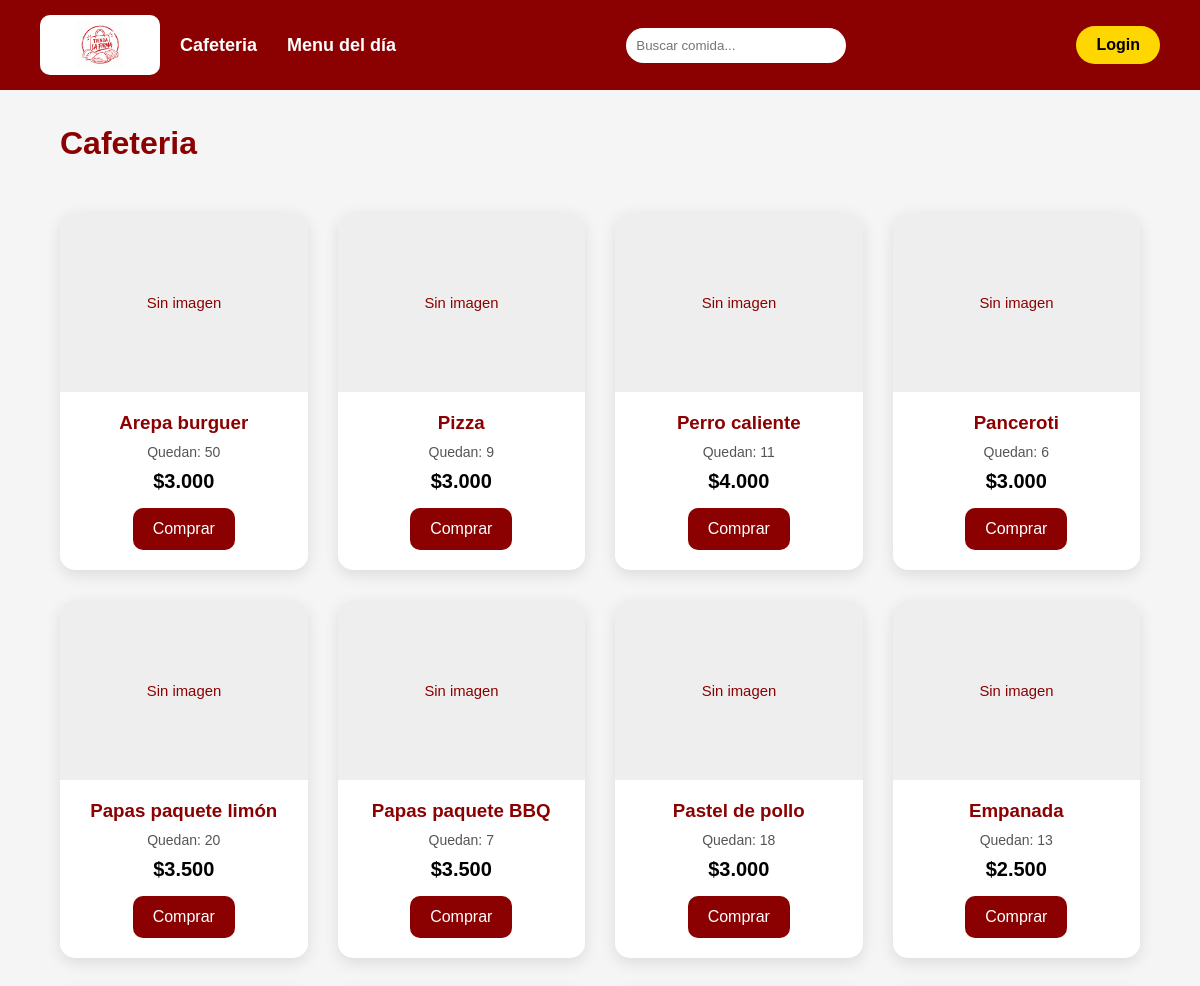
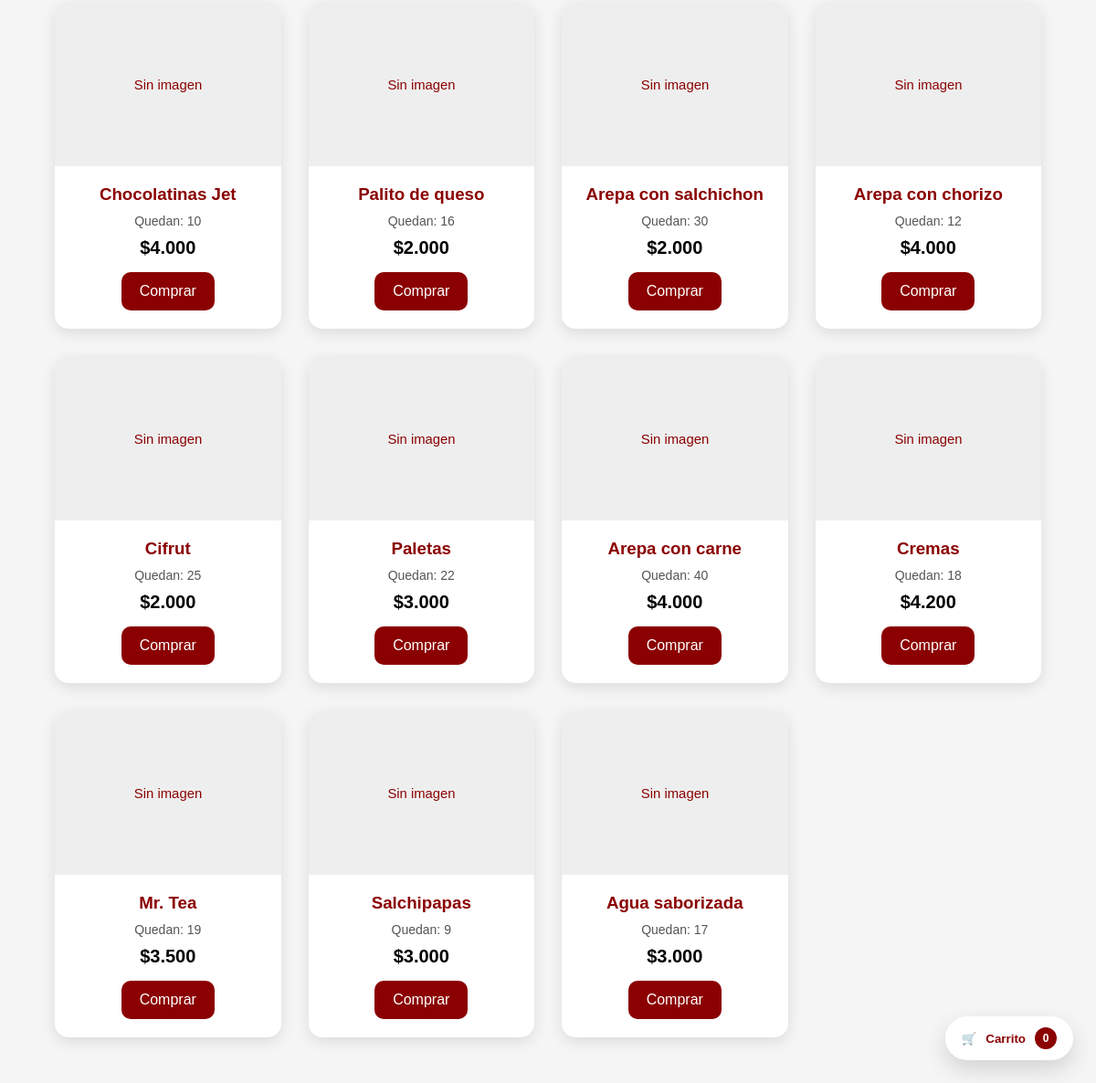
Page /menu.php on the committed database (2 pictures, top to bottom).
### tables this page shows
CREATE TABLE productos (
  Id_Producto int(11) NOT NULL AUTO_INCREMENT,
  Nombre varchar(100) NOT NULL,
  Categoria varchar(100) NOT NULL,
  Precio decimal(10,0) NOT NULL,
  Stock int(10) UNSIGNED NOT NULL DEFAULT 0,
  Imagen varchar(255) DEFAULT NULL,
  Seccion enum('cafeteria','almuerzo') NOT NULL DEFAULT 'cafeteria',
  Dia_Semana enum('Lunes','Martes','Miércoles','Jueves','Viernes') DEFAULT NULL,
  Orden int(11) NOT NULL DEFAULT 0,
  Activo tinyint(1) NOT NULL DEFAULT 1,
  PRIMARY KEY (Id_Producto),
  KEY idx_productos_nombre (Nombre)
);

### auth.php (called while the page is built, shortened)
<?php
require_once __DIR__ . '/../config/db.php';
function usuario_actual(): ?array
{
    return $_SESSION['usuario'] ?? null;
}
function e(?string $texto): string
{
    return htmlspecialchars((string) $texto, ENT_QUOTES, 'UTF-8');
}
function formato_precio($valor): string
{
    return '$' . number_format((float) $valor, 0, ',', '.');
}
function ruta_imagen(?string $archivo): string
{
    return 'img/productos/' . rawurlencode($archivo);
}

### db.php (called while the page is built, shortened)
<?php
function db(): PDO
{
    static $pdo = null;
    if ($pdo === null) {
        try {
            $pdo = new PDO(
                'mysql:host=' . DB_HOST . ';port=' . DB_PORT . ';dbname=' . DB_NAME . ';charset=utf8mb4',
                DB_USER,
                DB_PASS,
                [
                    PDO::ATTR_ERRMODE            => PDO::ERRMODE_EXCEPTION,
                    PDO::ATTR_DEFAULT_FETCH_MODE => PDO::FETCH_ASSOC,
                    PDO::ATTR_EMULATE_PREPARES   => false,
                ]
            );
        } catch (PDOException $e) {
            $mensaje = 'No se pudo conectar a la base de datos. '
                     . 'Asegúrate de que MySQL esté encendido en XAMPP e importa el esquema desde database/tienda_la_firma.sql. '
                     . 'Detalle técnico: ' . $e->getMessage();
            if (defined('API_REQUEST')) {
                throw new RuntimeException($mensaje);
            }
            http_response_code(500);
            die('<p style="font-family:Arial;padding:30px;color:#8B0000">' . htmlspecialchars($mensaje) . '</p>');
        }
    }
    return $pdo;
}

### productos.php (the view, shortened to what this page needs)
<?php
require_once __DIR__ . '/auth.php';
function listar_cafeteria(): array
{
    return db()->query(
        "SELECT " . COLUMNAS_PRODUCTO . "
           FROM productos
          WHERE Seccion = 'cafeteria' AND Activo = 1
          ORDER BY Orden, Id_Producto"
    )->fetchAll();
}
function img_producto(array $p): string
{
    return '<img src="' . e(ruta_imagen($p['imagen'])) . '" alt="' . e($p['nombre']) . '" loading="lazy"'
         . ' onerror="this.onerror=null;this.src=\'img/sin-imagen.svg\'">';
}
function tarjeta_cafeteria(array $p): void
{
    $agotado = (int) $p['stock'] <= 0; ?>
    <div class="product-card"
         data-id="<?= (int) $p['id'] ?>"
         data-name="<?= e($p['nombre']) ?>"
         data-price="<?= (int) $p['precio'] ?>"
         data-stock="<?= (int) $p['stock'] ?>">
        <?= img_producto($p) ?>
        <div class="product-info">
            <h3><?= e($p['nombre']) ?></h3>
            <div class="stock"><?= $agotado ? 'Agotado' : 'Quedan: ' . (int) $p['stock'] ?></div>
            <div class="price"><?= formato_precio($p['precio']) ?></div>
            <?php if ($agotado): ?>
                <span class="buy-btn agotado">Agotado</span>
            <?php else: ?>
                <a href="#buy" class="buy-btn">Comprar</a>
            <?php endif; ?>
        </div>
    </div>
<?php }
    $agotado = (int) $p['stock'] <= 0; ?>

### menu.php (shortened to what this page needs)
<?php
require_once __DIR__ . '/includes/navbar.php';
require_once __DIR__ . '/includes/productos.php';
require_once __DIR__ . '/includes/carrito.php';
$productos = listar_cafeteria();
?>
<!DOCTYPE html>
<html lang="es">
<head>
<link rel="stylesheet" href="css/menu.css">
<link rel="stylesheet" href="css/comun.css">
</head>
<body>
<?php navbar('menu'); ?>
<h1 class="page-title">Cafeteria</h1>
<section class="products-container">
    <?php foreach ($productos as $p) tarjeta_cafeteria($p); ?>
</section>
<?php render_carrito('menu'); ?>
</body>
</html>

### navbar.php (shortened to what this page needs)
<?php
require_once __DIR__ . '/auth.php';
function navbar(string $activa = ''): void
{
    $u = usuario_actual();
    $actual = fn (string $p) => $activa === $p ? ' aria-current="page"' : '';
    ?>
<header>
    <div class="navbar">
        <a href="index.php" class="logo">
            <img src="img/logo.png" alt="Tienda la firma">
        </a>
        <nav class="menu" aria-label="Navegación principal">
            <a href="menu.php"<?= $actual('menu') ?>>Cafeteria</a>
            <a href="almuerzos.php"<?= $actual('almuerzos') ?>>Menu del día</a>
        </nav>
        <form class="search-box" action="buscar.php" method="get" role="search">
            <input type="search" name="q" placeholder="Buscar comida..." aria-label="Buscar comida"
                   maxlength="60" value="<?= e(basename($_SERVER['SCRIPT_NAME']) === 'buscar.php' ? ($_GET['q'] ?? '') : '') ?>">
        </form>
        <?php if ($u): ?>
            <div class="user-box">
                <span class="user-name">Hola, <?= e($u['usuario']) ?></span>
                <a href="logout.php" class="login-btn">Salir</a>
            </div>
        <?php else: ?>
            <a href="login.php" class="login-btn">Login</a>
        <?php endif; ?>
    </div>
</header>
<?php
}

### carrito.php (shortened to what this page needs)
<?php
require_once __DIR__ . '/auth.php';
function render_carrito(string $variante = 'menu'): void
{
    $esAlmuerzos = $variante === 'almuerzos';
    $titulo = $esAlmuerzos ? 'Mi pedido' : 'Carrito';
    ?>
<button class="cart-button" id="cartButton" type="button" aria-label="Abrir <?= e(strtolower($titulo)) ?>">
    <span aria-hidden="true">🛒</span>
    <span><?= e($titulo) ?></span>
    <span class="cart-count" id="cartCount">0</span>
</button>
<?php
}

### menu.css (style rules this page uses)
* { margin:0; padding:0; box-sizing:border-box; font-family:Arial, Helvetica, sans-serif; }
body { background:#f5f5f5; min-width:320px; }
img { max-width:100%; display:block; }
header { width:100%; background:#8B0000; padding:15px 40px; position:sticky; top:0; z-index:1000; }
.navbar { display:flex; align-items:center; justify-content:space-between; gap:20px; flex-wrap:wrap; }
.logo { width:120px; height:60px; background:white; border-radius:10px; display:flex; align-items:center; justify-content:center; }
.logo img { max-width:80%; max-height:80%; object-fit:contain; }
.menu { display:flex; align-items:center; gap:30px; }
.menu a { text-decoration:none; color:white; font-size:18px; font-weight:bold; transition:0.3s; }
.search-box { flex:1; display:flex; justify-content:center; min-width:180px; }
.search-box input { padding:10px; border:none; border-radius:25px; width:min(100%, 220px); }
.login-btn { background:#FFD700; padding:10px 20px; border-radius:25px; text-decoration:none; color:black; font-weight:bold; transition:0.3s; }
.page-title { padding:35px 5% 0; color:#8B0000; font-size:32px; }
.products-container { padding:50px 5%; display:grid; grid-template-columns:repeat(5, 1fr); gap:30px; }
.product-card { background:white; border-radius:15px; overflow:hidden; box-shadow:0px 5px 15px rgba(0,0,0,0.1); transition:0.3s; position:relative; }
.product-card img { width:100%; height:180px; object-fit:cover; }
.product-info { padding:20px; text-align:center; }
.product-info h3 { color:#8B0000; margin-bottom:10px; }
.stock { margin:10px 0; color:#555; font-size:14px; }
.price { font-size:20px; font-weight:bold; margin-bottom:15px; }
.buy-btn { display:inline-block; padding:12px 20px; background:#8B0000; color:white; text-decoration:none; border-radius:10px; transition:0.3s; }
@media (max-width:1400px) { .products-container { grid-template-columns:repeat(4, 1fr); } }
.cart-button { position:fixed; right:25px; bottom:25px; z-index:1000; display:flex; align-items:center; gap:10px; padding:12px 18px; background:#fff; color:#8B0000; border:none; border-radius:999px; box-shadow:0 10px 25px rgba(0,0,0,0.14); font-weight:bold; cursor:pointer; }
.cart-count { background:#8B0000; color:#fff; border-radius:50%; min-width:24px; height:24px; display:flex; align-items:center; justify-content:center; font-size:12px; }

### rows in the picture
productos: Nombre "Arepa burguer", Stock "50", Precio "$3.000", shows "Comprar"
productos: Nombre "Pizza", Stock "9", Precio "$3.000", shows "Comprar"
productos: Nombre "Perro caliente", Stock "11", Precio "$4.000", shows "Comprar"
productos: Nombre "Panceroti", Stock "6", Precio "$3.000", shows "Comprar"
productos: Nombre "Papas paquete limón", Stock "20", Precio "$3.500", shows "Comprar"
productos: Nombre "Papas paquete BBQ", Stock "7", Precio "$3.500", shows "Comprar"
productos: Nombre "Pastel de pollo", Stock "18", Precio "$3.000", shows "Comprar"
productos: Nombre "Empanada", Stock "13", Precio "$2.500", shows "Comprar"
productos: Nombre "Chocolatinas Jet", Stock "10", Precio "$4.000", shows "Comprar"
productos: Nombre "Palito de queso", Stock "16", Precio "$2.000", shows "Comprar"
productos: Nombre "Arepa con salchichon", Stock "30", Precio "$2.000", shows "Comprar"
productos: Nombre "Arepa con chorizo", Stock "12", Precio "$4.000", shows "Comprar"
productos: Nombre "Cifrut", Stock "25", Precio "$2.000", shows "Comprar"
productos: Nombre "Paletas", Stock "22", Precio "$3.000", shows "Comprar"
productos: Nombre "Arepa con carne", Stock "40", Precio "$4.000", shows "Comprar"
productos: Nombre "Cremas", Stock "18", Precio "$4.200", shows "Comprar"
productos: Nombre "Mr. Tea", Stock "19", Precio "$3.500", shows "Comprar"
productos: Nombre "Salchipapas", Stock "9", Precio "$3.000", shows "Comprar"
productos: Nombre "Agua saborizada", Stock "17", Precio "$3.000", shows "Comprar"

### other values in the picture
$titulo "Carrito"
